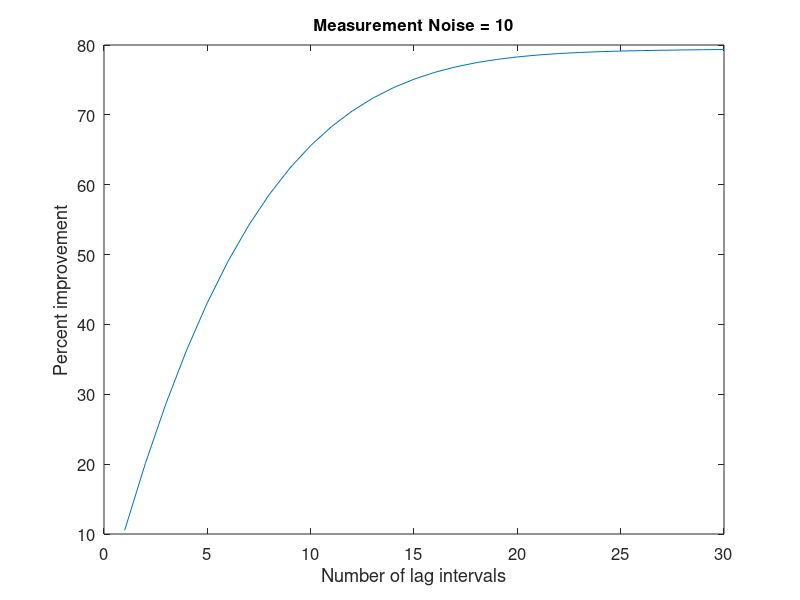
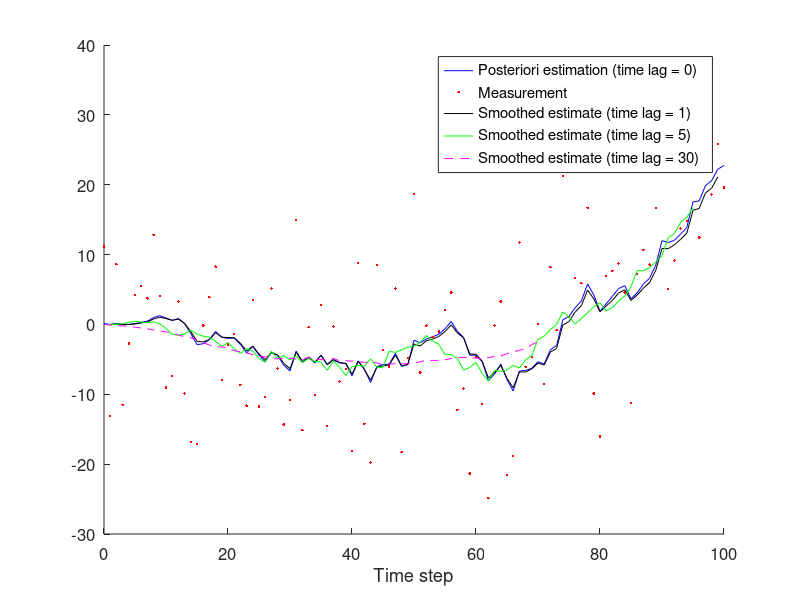

Write the MATLAB code that produced these figures, in order.
function [PctImprovement] = FixLagSmooth(duration, dt, N, measnoise)

% function FixLagSmooth(duration, dt)
% Updated September 2016
%
% Fixed lag smoother simulation for a vehicle traveling along a road.
% INPUTS
%   duration = length of simulation (seconds)
%   dt = step size (seconds)
%   N = one less than smoothing lag
%   measnoise
% OUTPUTS
%   PctImprovement = array containing the percent improvement due to
%                    smoothing with a lag of 1, 2, ..., N+1

accelnoise = 10; % acceleration noise (feet/sec^2)

if ~exist('duration', 'var')
    duration = 10;
end
if ~exist('dt', 'var')
    dt = 0.1;
end
if ~exist('N', 'var')
    N = 30;
end
if ~exist('measnoise', 'var')
    measnoise = 10; % position measurement noise (feet)
end

a = [1 dt; 0 1]; % transition matrix
b = [dt^2/2; dt]; % input matrix
c = [1 0]; % measurement matrix
x = [0; 0]; % initial state vector
xhat = x; % initial state estimate

Sw = accelnoise^2 * [dt^4/4 dt^3/2; dt^3/2 dt^2]; % process noise covariance
P = [1 0; 0 1]; % initial estimation covariance
Sz = measnoise^2; % measurement error covariance

PCol = zeros(2,2,N+1);
PColOld = zeros(2,2,N+1);
PSmooth = zeros(2,2,N+1);
PSmoothOld = zeros(2,2,N+1);

% Initialize arrays for later plotting.
pos = []; % true position array
poshat = []; % estimated position array
posmeas = []; % measured position array
vel = []; % true velocity array
velhat = []; % estimated velocity array

kk=0;
for t = 0 : dt: duration,
    kk=kk+1; %%%%%%%%%%%%%%%%%%%%%%%%%%%%%%%%%%%%TIME INDEX
    % Use a constant commanded acceleration of 1 foot/sec^2.
    u = 1;
    % Simulate the linear system.
    ProcessNoise = accelnoise * [(dt^2/2)*randn; dt*randn];
    x = a * x + b * u + ProcessNoise;
    % Simulate the noisy measurement
    MeasNoise = measnoise * randn;
    y = c * x + MeasNoise;
    % Extrapolate the most recent state estimate to the present time.
    xhat = a * xhat + b * u;
    % Smoothed estimated at time (kk) given measurements up to and including time (kk-1) - this is the same as the prior xhat calculated on the previous line
    xhatSmoothArr(:,kk+1,kk) = xhat; 
    % Form the Innovation vector.
    Inn = y - c * xhat;
    % Compute the covariance of the Innovation.
    s = c * P * c' + Sz;
    % Form the Kalman Gain matrix.
    K = a * P * c' / s;
    KSmooth = K;
    % Update the state estimate.
    xhat = xhat + K * Inn;
    
    % Compute the covariance of the estimation error.
    PColOld(:,:,1) = P;
    PSmoothOld(:,:,1) = P;
    P = a * P * a' - a * P * c' / s * c * P * a' + Sw;
    % Save some parameters for plotting later.
    pos = [pos; x(1)];
    posmeas = [posmeas; y];
    poshat = [poshat; xhat(1)];
    vel = [vel; x(2)];
    velhat = [velhat; xhat(2)];
    for i = 1 : N+1
        KSmooth = PColOld(:,:,i) * c' / s;
        PSmooth(:,:,i+1) = PSmoothOld(:,:,i) - PColOld(:,:,i) * c' * KSmooth' * a';
        PCol(:,:,i+1) = PColOld(:,:,i) * (a - K * c)';
        if kk < i, break, end
        % Calculate smoothed estimated at time (kk+1-i) given measurements up to and including time kk
        xhatSmoothArr(:,kk+2-i,kk+1) = xhatSmoothArr(:,kk+2-i,kk) + KSmooth * Inn;
    end
    PSmoothOld = PSmooth;
    PColOld = PCol;
    
end

for i = 1 : N
    PctImprovement(i) = 100 * trace(P - PSmooth(:,:,i+1)) / trace(P);
end

close all
figure
plot(PctImprovement);
set(gca,'FontSize',12); set(gcf,'Color','White');
xlabel('Number of lag intervals'); ylabel('Percent improvement');
title(['Measurement Noise = ',num2str(measnoise)], 'FontSize', 12);

figure
hold on
plot(0:kk-1, poshat,'b-')
plot(0:kk-1, posmeas,'r.')

Temp = NaN(kk, 1);
for i = 1 : kk-1
    Temp(i) = xhatSmoothArr(1, i, i+1);
end
plot(0:kk-1, Temp, 'k-')    % Smoothed first state with a lag of 1 time step

Temp = NaN(kk, 1);
for i = 1 : kk-5
    Temp(i) = xhatSmoothArr(1, i, i+5);
end
plot(0:kk-1, Temp, 'g')     % Smoothed first state with a lag of 5 time steps

Temp = NaN(kk, 1);
for i = 1 : kk-30
    Temp(i) = xhatSmoothArr(1, i, i+30);
end
plot(0:kk-1, Temp, 'm--')   % Smoothed first state with a lag of 30 time steps

set(gca,'FontSize',12); set(gcf,'Color','White');
xlabel('Time step')
legend('Posteriori estimation (time lag = 0)', 'Measurement', 'Smoothed estimate (time lag = 1)', 'Smoothed estimate (time lag = 5)', 'Smoothed estimate (time lag = 30)')
hold off
